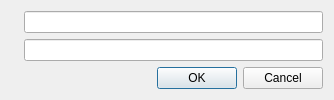
<?xml version="1.0" encoding="UTF-8"?>
<ui version="4.0">
 <class>Dialog</class>
 <widget class="QDialog" name="Dialog">
  <property name="geometry">
   <rect>
    <x>0</x>
    <y>0</y>
    <width>334</width>
    <height>91</height>
   </rect>
  </property>
  <layout class="QVBoxLayout" name="verticalLayout">
   <item>
    <layout class="QFormLayout" name="formLayout">
     <item row="1" column="1">
      <widget class="QLineEdit" name="valueLineEdit"/>
     </item>
     <item row="1" column="0">
      <widget class="QLabel" name="keyLabel">
       <property name="text">
        <string notr="true"/>
       </property>
      </widget>
     </item>
     <item row="0" column="0">
      <widget class="QLabel" name="valueLabel">
       <property name="text">
        <string notr="true"/>
       </property>
      </widget>
     </item>
     <item row="0" column="1">
      <widget class="QLineEdit" name="keyLineEdit"/>
     </item>
    </layout>
   </item>
   <item>
    <widget class="QDialogButtonBox" name="buttonBox">
     <property name="orientation">
      <enum>Qt::Horizontal</enum>
     </property>
     <property name="standardButtons">
      <set>QDialogButtonBox::Cancel|QDialogButtonBox::Ok</set>
     </property>
    </widget>
   </item>
  </layout>
 </widget>
 <tabstops>
  <tabstop>keyLineEdit</tabstop>
  <tabstop>valueLineEdit</tabstop>
  <tabstop>buttonBox</tabstop>
 </tabstops>
 <resources/>
 <connections>
  <connection>
   <sender>buttonBox</sender>
   <signal>accepted()</signal>
   <receiver>Dialog</receiver>
   <slot>accept()</slot>
   <hints>
    <hint type="sourcelabel">
     <x>248</x>
     <y>254</y>
    </hint>
    <hint type="destinationlabel">
     <x>157</x>
     <y>274</y>
    </hint>
   </hints>
  </connection>
  <connection>
   <sender>buttonBox</sender>
   <signal>rejected()</signal>
   <receiver>Dialog</receiver>
   <slot>reject()</slot>
   <hints>
    <hint type="sourcelabel">
     <x>316</x>
     <y>260</y>
    </hint>
    <hint type="destinationlabel">
     <x>286</x>
     <y>274</y>
    </hint>
   </hints>
  </connection>
 </connections>
</ui>
